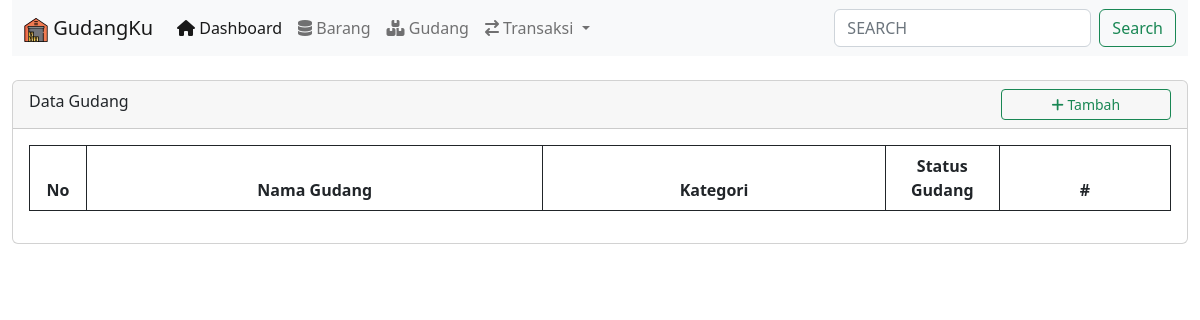
The app's page /pages/gudang.php, older data.
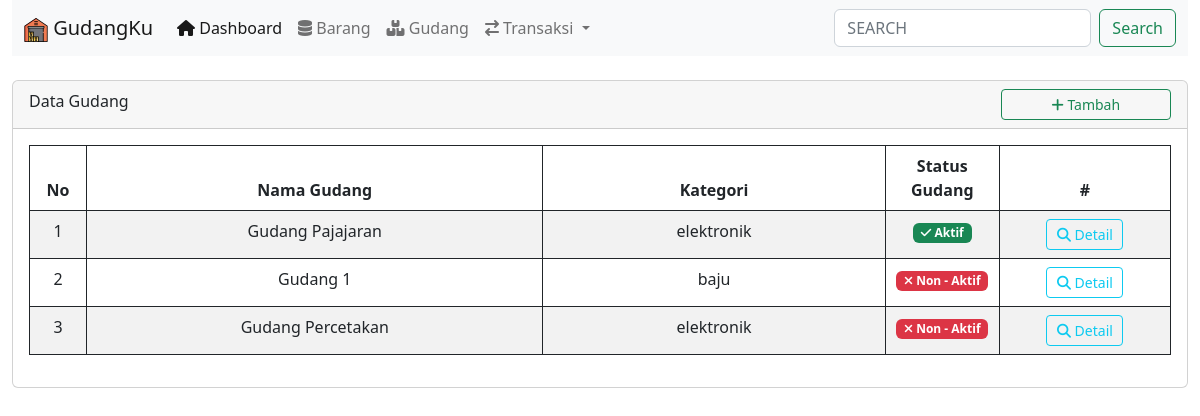
The same page, newer data.
### tables this page shows
CREATE TABLE IF NOT EXISTS `gudang` (
`id` int(11) NOT NULL,
  `nama` varchar(100) NOT NULL,
  `kategori` varchar(50) NOT NULL,
  `longitude` text NOT NULL,
  `latitude` text NOT NULL,
  `status` enum('P','Y','N') NOT NULL
);

### config.php (called while the page is built, shortened)
<?php
class config{
	function data_gudang(){
		$data = mysql_query("select * from gudang");
		while($d = mysql_fetch_array($data)){
			$hasil[] = $d;
		}
		return $hasil;
	}
}
?>

### pages/gudang.php (the view)
<?php include '../struktur/head.php' ?>
<div class="container-fluid">
	<div class="form-group row">
		<div class="col-md-12">
			<div class="card">
				<div class="card-header">
					<div class="form-group row">
						<div class="col-md-10">
							Data Gudang
						</div>
						<div class="col-md-2">
							<a href="tambah_gudang.php" class="btn btn-outline-success btn-sm col-md-12"><i class="fas fa-plus"></i> Tambah</a>
						</div>
					</div>
				</div>
				<div class="card-body">
					<div class="col-md-12">
						<table class="table table-striped table-bordered border-dark" width="100%">
						  <thead>
						    <tr>
						      <th class="text-center" width="5%">No</th>
						      <th class="text-center" width="40%">Nama Gudang</th>
                              <th class="text-center" width="30%">Kategori</th>
						      <th class="text-center" width="10%">Status Gudang</th>
						      <th class="text-center" width="25%">#</th>
						    </tr>
						  </thead>
						  <tbody>
						  	<?php
								include '../config.php';
								$db = new config();
								$no = 1;
								foreach ($db->data_gudang() as $result) {
						  	?>
						    <tr>
						      <td class="text-center"><?php echo $no++; ?></td>
						      <td class="text-center"><?php echo $result['nama']; ?></td>
                              <td class="text-center"><?php echo $result['kategori']; ?></td>
						      <td class="text-center">
						      	<?php if ($result['status'] == "Y") { ?>
						      		<span class="badge text-bg-success"><i class="fas fa-check"></i> Aktif</span>
						      	<?php }else{ ?>
						      		<span class="badge text-bg-danger"><i class="fas fa-times"></i> Non - Aktif</span>
						      	<?php } ?>
						      </td>
						      <td class="text-center"><a href="detail_gudang.php?id=<?=$result['id']?>" class="btn btn-outline-info btn-sm col-md-6"><i class="fas fa-search"></i> Detail</a></td>
						    </tr>
							<?php }?>
						  </tbody>
						</table>
					</div>
				</div>
			</div>
		</div>
	</div>
</div>
<?php include '../struktur/foot.php' ?>

### struktur/head.php (shortened to what this page needs)
<!DOCTYPE html>
<html>
<head>
</head>
<link href="https://cdn.jsdelivr.net/npm/bootstrap@5.2.0-beta1/dist/css/bootstrap.min.css" rel="stylesheet">
<link rel="stylesheet" href="https://unpkg.com/leaflet@1.8.0/dist/leaflet.css" />
<body>
<div class="container-fluid">
	<nav class="navbar navbar-expand-lg bg-light">
	  <div class="container-fluid">
	    <a class="navbar-brand" href="#"><img src="../img/warehouse.png"> GudangKu</a>
	    <div class="collapse navbar-collapse" id="navbarSupportedContent">
	      <ul class="navbar-nav me-auto mb-2 mb-lg-0">
	        <li class="nav-item">
	          <a class="nav-link active" aria-current="page" href="dashboard.php"><i class="fas fa-home"></i> Dashboard</a>
	        </li>
	        <li class="nav-item">
	          <a class="nav-link" href="barang.php"><i class="fas fa-database"></i> Barang</a>
	        </li>
	        <li class="nav-item">
	          <a class="nav-link" href="gudang.php"><i class="fas fa-boxes"></i> Gudang</a>
	        </li>
	        <li class="nav-item dropdown">
	          <a class="nav-link dropdown-toggle" href="#" id="navbarDropdown" role="button" data-bs-toggle="dropdown" aria-expanded="false">
	            <i class="fas fa-exchange"></i> Transaksi
	          </a>
	        </li>
	      </ul>
	      <form class="d-flex" role="search" action="../proses.php?aksi=search" method="post">
	        <input class="form-control me-2" name="cari" type="search" placeholder="Search" aria-label="Search" style="text-transform:uppercase">
	        <button class="btn btn-outline-success" type="submit">Search</button>
	      </form>
	    </div>
	  </div>
	</nav>
</div>
<br>

### struktur/foot.php (shortened to what this page needs)
</body>
</html>

Row changes from the older to the newer data that the page shows:
added gudang: nama "Gudang Pajajaran", kategori "elektronik", status "Y" (drawn)
added gudang: nama "Gudang 1", kategori "baju", status "N" (drawn)
added gudang: nama "Gudang Percetakan", kategori "elektronik", status "N" (drawn)
